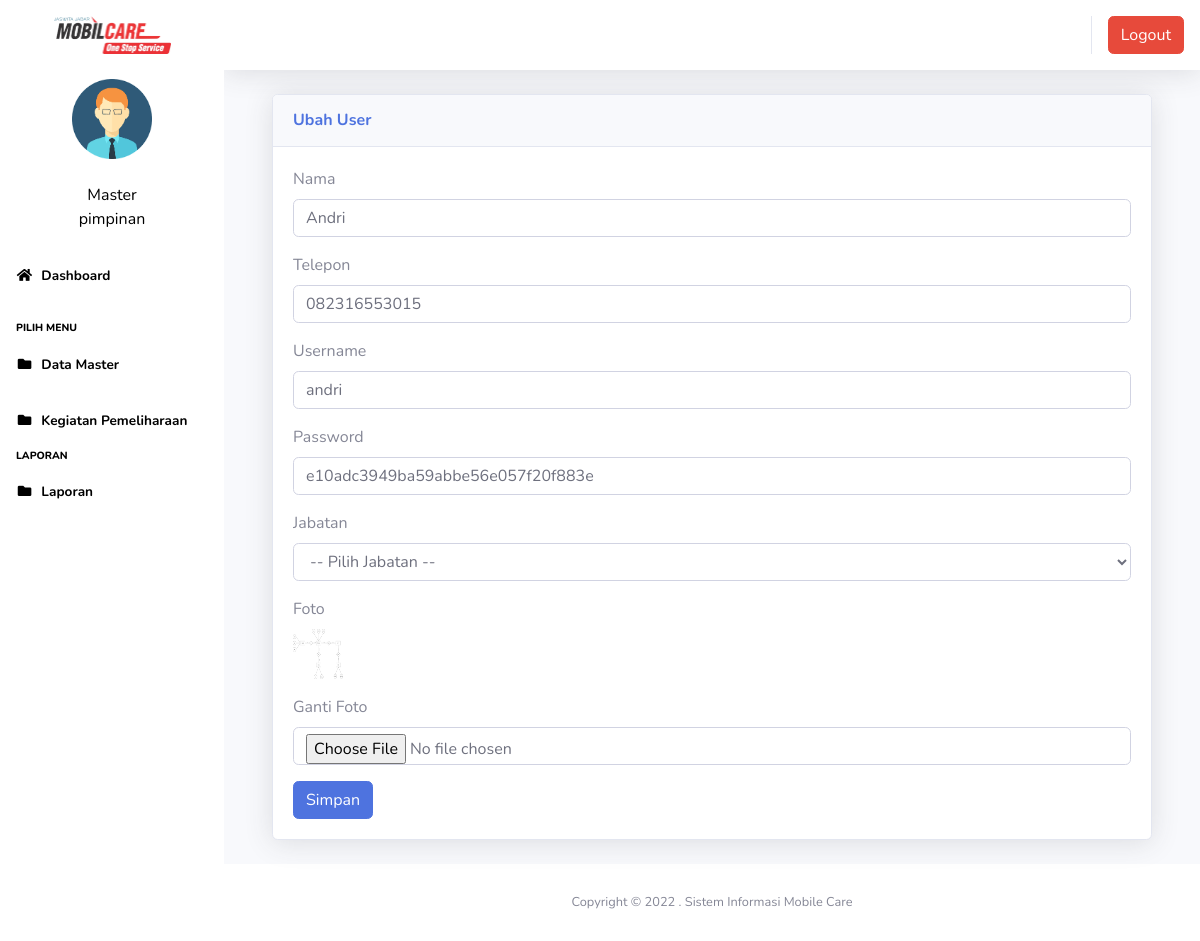
/index3.php?page=pengguna&aksi=ubahpengguna&id=36 (signed in), run on the app's committed database.
### tables this page shows
CREATE TABLE `users` (
  `id` int(11) NOT NULL,
  `nik` varchar(10) NOT NULL,
  `nama` varchar(100) NOT NULL,
  `alamat` varchar(200) NOT NULL,
  `telepon` varchar(100) NOT NULL,
  `username` varchar(100) NOT NULL,
  `password` varchar(100) NOT NULL,
  `jabatan` varchar(25) NOT NULL DEFAULT 'member',
  `foto` varchar(25) NOT NULL
);

### index3.php (the view, shortened to what this page needs)
<?php
$koneksi = new mysqli("localhost", "root", "", "inventori");
?>
<!DOCTYPE html>
<html lang="en">
<head>
  <link href="vendor/fontawesome-free/css/all.min.css" rel="stylesheet" type="text/css">
  <link href="css/sb-admin-2.min.css" rel="stylesheet">
  <link href="vendor/datatables/dataTables.bootstrap4.min.css" rel="stylesheet">
</head>
<body id="page-top" style="background-color:black">
  <div id="wrapper">
    <ul class="navbar-nav sidebar sidebar-dark accordion" style="background-color: white;" id="accordionSidebar">
      <a class="sidebar-brand d-flex align-items-center justify-content-center" href="index.php" style="background-color:white ;">
        <img src="img/logo1.png" width="117" height="38"></img>
      </a>
      <hr class="sidebar-divider my-0">
      <?php
      if ($_SESSION['pimpinan']) {
        $user = $_SESSION['pimpinan'];
      }
      $sql = $koneksi->query("select * from users where id='$user'");
      $data = $sql->fetch_assoc();
      ?>
      <li class="d-flex align-items-center justify-content-center">
        <a class="nav-link">
          <img src="img/<?php echo $data['foto'] ?>" class="img-circle" width="80" alt="User" /></a>
      </li>
      <li class="nav-item ">
        <a class="nav-link">
          <div class="d-flex align-items-center justify-content-center" class="name" style="color:black"> <?php echo  $data['nama']; ?></div>
          <div class="d-flex align-items-center justify-content-center" class="email" style="color:black"><?php echo $data['jabatan']; ?></div>
        </a>
      </li>
      <li class="nav-item active">
        <a class="nav-link" href="?page=home3">
          <i class="fas fa-fw fa-home" style="color:black"></i>
          <span style="color:black">Dashboard</span></a>
      </li>
      <hr class="sidebar-divider">
      <div class="sidebar-heading">
        <h7 style="color: black;">pilih menu</h7>
      </div>
      <li class="nav-item active" style="color:black">
        <a class="nav-link collapsed" href="#" data-toggle="collapse" data-target="#collapseData" aria-expanded="true" aria-controls="collapseData" style="color:black">
          <i class="fas fa-fw fa-folder" style="color:black"></i>
          <span style="color:black">Data Master</span>
        </a>
      </li>
      <li class="nav-item active">
        <a class="nav-link dropdown-toggle" href="#" data-toggle="collapse" data-target="#collapsePages" aria-expanded="true" aria-controls="collapsePages">
          <i class="fas fa-fw fa-folder" style="color:black"></i>
          <span style="color:black"> Kegiatan Pemeliharaan</span>
        </a>
      </li>
      <div class="sidebar-heading">
        <h7 style="color: black;">laporan</h7>
      </div>
      <li class="nav-item active">
        <a class="nav-link collapsed" href="#" data-toggle="collapse" data-target="#collapseLaporan" aria-expanded="true" aria-controls="collapseLaporan">
          <i class="fas fa-fw fa-folder" style="color:black"></i>
          <span style="color:black">Laporan</span>
        </a>
      </li>
      <hr class="sidebar-divider d-none d-md-block">
      <div class="text-center d-none d-md-inline">
        <button class="rounded-circle border-0" id="sidebarToggle"></button>
      </div>
    </ul>
    <div id="content-wrapper" class="d-flex flex-column">
      <div id="content">
        <nav class="navbar navbar-expand navbar-light bg-white topbar mb-4 static-top shadow">
          <ul class="navbar-nav ml-auto">
            <li class="nav-item dropdown no-arrow">
              <div class="top-menu">
                <ul class="nav pull-right top-menu">
                  <li><a onclick="return confirm('Apakah anda yakin akan logout?')" class="btn btn-danger" class="logout" href="logout.php">Logout</a></li>
                </ul>
              </div>
            </li>
          </ul>
        </nav>
        <div class="container-fluid">
          <section class="content">
            <?php
            $page = $_GET['page'];
            $aksi = $_GET['aksi'];
            if ($page == "pengguna") {
              if ($aksi == "ubahpengguna") {
                include "page/pengguna/ubahpengguna.php";
              }
            }
            ?>
          </section>
        </div>
        <footer class="sticky-footer bg-white">
          <div class="container my-auto">
            <div class="copyright text-center my-auto">
              <span>Copyright &copy; 2022 . Sistem Informasi Mobile Care</span>
            </div>
          </div>
        </footer>
      </div>
    </div>
  </div>
</body>
</html>

### page/pengguna/ubahpengguna.php (shortened to what this page needs)
<?php
$id = $_GET['id'];
$sql2 = $koneksi->query("select * from users where id = '$id'");
$tampil = $sql2->fetch_assoc();
?>
<div class="container-fluid">
	<div class="card shadow mb-4">
		<div class="card-header py-3">
			<h6 class="m-0 font-weight-bold text-primary">Ubah User</h6>
		</div>
		<div class="card-body">
			<div class="table-responsive">
				<div class="body">
					<form method="POST" enctype="multipart/form-data">
						<label for="">Nama</label>
						<div class="form-group">
							<div class="form-line">
								<input type="text" name="nama" value="<?php echo $tampil['nama']; ?>" class="form-control" />
							</div>
						</div>
						<label for="">Telepon</label>
						<div class="form-group">
							<div class="form-line">
								<input type="number" name="telepon" value="<?php echo $tampil['telepon']; ?>" class="form-control" />
							</div>
						</div>
						<label for="">Username</label>
						<div class="form-group">
							<div class="form-line">
								<input type="text" name="username" value="<?php echo $tampil['username']; ?>" class="form-control" />
							</div>
						</div>
						<label for="">Password</label>
						<div class="form-group">
							<div class="form-line">
								<input type="text" name="password" value="<?php echo $tampil['password']; ?>" class="form-control" />
							</div>
						</div>
						<label for="">Jabatan</label>
						<div class="form-group">
							<div class="form-line">
								<select name="jabatan" class="form-control show-tick">
									<option value="">-- Pilih Jabatan --</option>
								</select>
							</div>
						</div>
						<label for="">Foto</label>
						<div class="form-group">
							<div class="form-line">
								<img src="img/<?php echo $tampil['foto']; ?> " width="50" height="50" alt="">
							</div>
						</div>
						<label for="">Ganti Foto</label>
						<div class="form-group">
							<div class="form-line">
								<input type="file" name="foto" class="form-control" />
							</div>
						</div>
						<input type="submit" name="simpan" value="Simpan" class="btn btn-primary">
					</form>

### data on the page
users: foto (picture), nama "Master", jabatan "pimpinan"
users: nama "Andri", telepon "082316553015", username "andri", password "e10adc3949ba59abbe56e057f20f883e", foto (picture)
